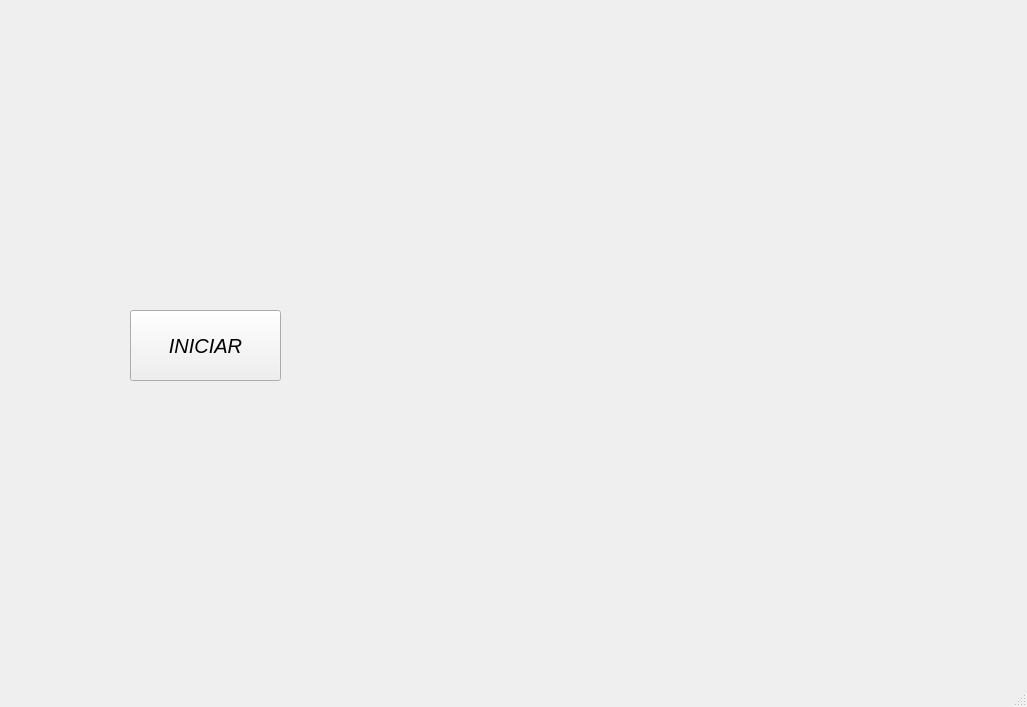
<?xml version="1.0" encoding="UTF-8"?>
<ui version="4.0">
 <class>MainWindow</class>
 <widget class="QMainWindow" name="MainWindow">
  <property name="geometry">
   <rect>
    <x>0</x>
    <y>0</y>
    <width>1027</width>
    <height>707</height>
   </rect>
  </property>
  <property name="windowTitle">
   <string>MainWindow</string>
  </property>
  <widget class="QWidget" name="centralwidget">
   <widget class="QPushButton" name="btn_iniciar">
    <property name="geometry">
     <rect>
      <x>130</x>
      <y>310</y>
      <width>151</width>
      <height>71</height>
     </rect>
    </property>
    <property name="font">
     <font>
      <family>MS Sans Serif</family>
      <pointsize>15</pointsize>
      <italic>true</italic>
     </font>
    </property>
    <property name="text">
     <string>INICIAR</string>
    </property>
   </widget>
   <widget class="QLabel" name="label">
    <property name="geometry">
     <rect>
      <x>450</x>
      <y>80</y>
      <width>55</width>
      <height>16</height>
     </rect>
    </property>
    <property name="text">
     <string/>
    </property>
   </widget>
   <widget class="QLabel" name="label_3">
    <property name="geometry">
     <rect>
      <x>30</x>
      <y>-40</y>
      <width>301</width>
      <height>221</height>
     </rect>
    </property>
    <property name="styleSheet">
     <string notr="true">border-image: url(:/Logos/ingenieria logo.png);</string>
    </property>
    <property name="text">
     <string/>
    </property>
   </widget>
   <widget class="QLabel" name="label_4">
    <property name="geometry">
     <rect>
      <x>700</x>
      <y>20</y>
      <width>301</width>
      <height>141</height>
     </rect>
    </property>
    <property name="styleSheet">
     <string notr="true">border-image: url(:/Logos/uat logo.jpg);</string>
    </property>
    <property name="text">
     <string/>
    </property>
   </widget>
   <widget class="QLabel" name="label_5">
    <property name="geometry">
     <rect>
      <x>810</x>
      <y>510</y>
      <width>181</width>
      <height>131</height>
     </rect>
    </property>
    <property name="styleSheet">
     <string notr="true">border-image: url(:/Logos/logo programador.png);</string>
    </property>
    <property name="text">
     <string/>
    </property>
   </widget>
   <widget class="QLabel" name="imagen">
    <property name="geometry">
     <rect>
      <x>420</x>
      <y>190</y>
      <width>331</width>
      <height>361</height>
     </rect>
    </property>
    <property name="cursor">
     <cursorShape>BusyCursor</cursorShape>
    </property>
    <property name="styleSheet">
     <string notr="true">border-image: url(:/Logos/yo xd.jpg);</string>
    </property>
    <property name="text">
     <string/>
    </property>
    <property name="pixmap">
     <pixmap resource="recursos.qrc">:/Logos/yo xd.jpg</pixmap>
    </property>
    <property name="scaledContents">
     <bool>true</bool>
    </property>
   </widget>
  </widget>
  <widget class="QMenuBar" name="menubar">
   <property name="geometry">
    <rect>
     <x>0</x>
     <y>0</y>
     <width>1027</width>
     <height>26</height>
    </rect>
   </property>
  </widget>
  <widget class="QStatusBar" name="statusbar"/>
 </widget>
 <resources>
  <include location="recursos.qrc"/>
 </resources>
 <connections/>
</ui>
